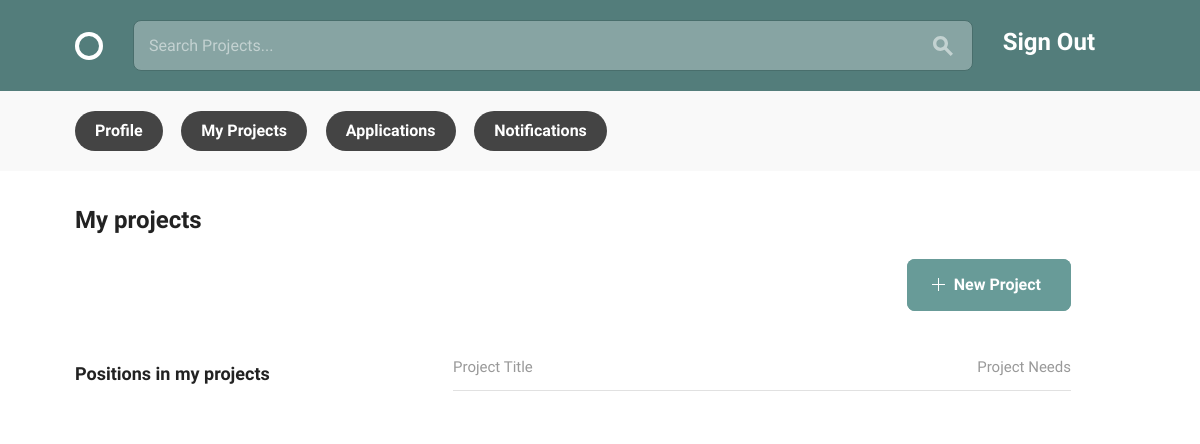
The page /teams/projects/ (signed in) on the database as committed earlier.
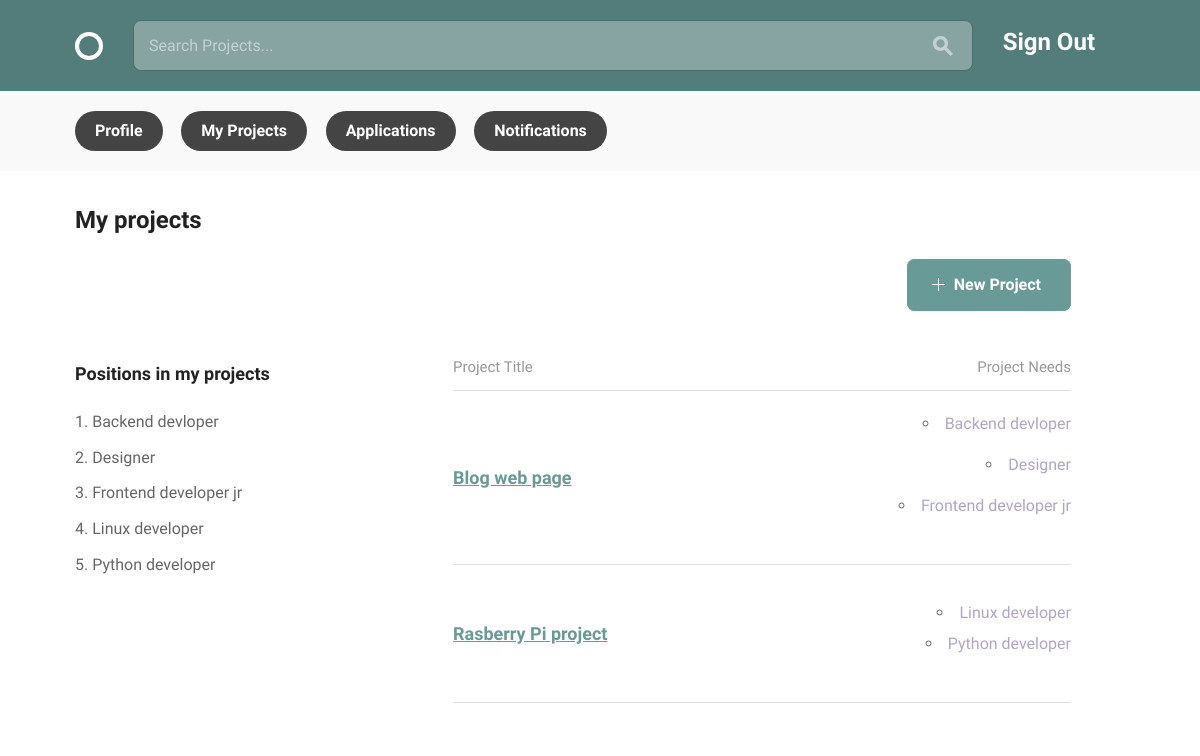
The same page on the database as committed later.
### teams/models.py (models this page shows, shortened)
class Position(models.Model):
    name = models.CharField(max_length=150)
    description = models.CharField(max_length=300)
    available = models.BooleanField(default=True)
    project = models.ForeignKey('Project', on_delete=models.CASCADE)

class Project(models.Model):
    creator = models.ForeignKey(User, on_delete=models.CASCADE)
    title = models.CharField(max_length=150, null=False, unique=True)
    description = models.TextField(max_length=400, blank=True)
    timeline = models.CharField(max_length=25, null=False)
    requirements = models.TextField(max_length=300, null=False)
    finished = models.BooleanField(default=False)

### teams/views.py (the view)
@login_required
def my_projects(request):
    if request.method == 'GET':
        positions = models.Position.objects.filter(
            project_id__creator=request.user.id).order_by('name')
        projects = models.Project.objects.filter(
            creator=request.user.id).order_by('title')
    return render(request, 'projects.html', {
        'projects': projects, 'positions': positions}
    )

### teams/templates/projects.html (shortened to what this page needs)
{% extends "layout.html" %}
{% load static %}
{% block content %}
<div class="bounds circle--page">
  <div  class="grid-100 circle--fluid--cell circle--fluid--primary">
    <h2>My projects</h2>
  </div>
  <div class="grid-40">
  </div>
  <div class="grid-55 circle--fluid--cell circle--fluid--secondary">
    <a class="button button-primary icon-on-left" href="{% url 'teams:create_project' %}"}>
      <svg version="1.1" xmlns="http://www.w3.org/2000/svg" xmlns:xlink="http://www.w3.org/1999/xlink" x="0px" y="0px" viewBox="0 0 13 13" style="enable-background:new 0 0 13 13;" xml:space="preserve" class="add">
        <polygon points="7,6 7,0 6,0 6,6 0,6 0,7 6,7 6,13 7,13 7,7 13,7 13,6 "/>
      </svg>
      New Project
    </a>
  </div>
  <div  class="grid-100 circle--fluid--cell circle--fluid--primary">
    <p></p> <br>
  </div>
  <div class="grid-30">
    <h3>Positions in my projects</h3>
    <ol>
      {% for position in positions %}
      <li> {{ position.name }} </li>
      {% endfor %}
    </ol>
  </div>
  <div class="grid-60 grid-push-5">
    <table class="circle--table u-full-width">
      <thead>
        <tr>
          <th>Project Title</th>
          <th class="circle--cell--right align-right">Project Needs</th>
        </tr>
      </thead>
      <tbody>
        {% for project in projects %}
        <tr>
          <td class="clickable-row">
            <a href="{% url 'teams:project_details' pk=project.id %}">
            <h3>{{ project.title }}</h3>
            </a>
          </td>
          <td class="circle--cell--right align-right">
            {% for position in positions %}
              <ul>
              {% if position.project_id == project.id %}
                <li><span class="secondary-label">{{ position.name }}</span></li>
              </ul>
              {% endif %}
            {% endfor %}
          </td>
        </tr>
        {% endfor %}
      </tbody>
    </table>
  </div>
</div>
{% endblock %}

Rows that differ between the two databases and show on the page:
added Position: name "Backend devloper"
added Position: name "Designer"
added Position: name "Frontend developer jr"
added Position: name "Linux developer"
added Position: name "Python developer"
added Project: title "Blog web page"
added Project: title "Rasberry Pi project"
